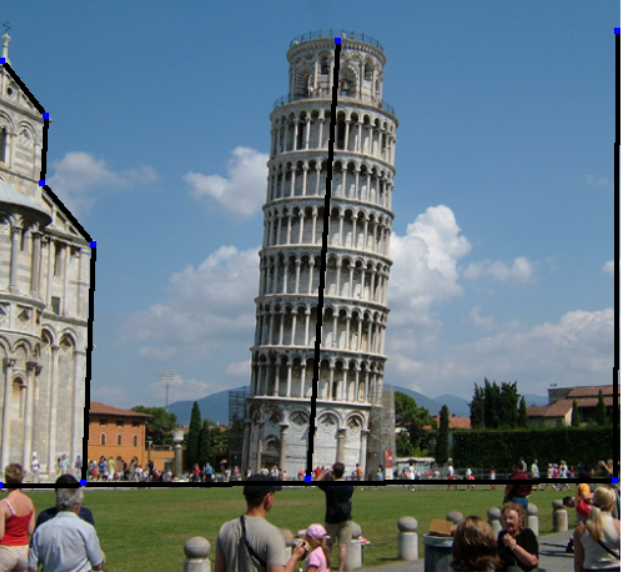
#> input picture data/imgRaw_segLine.png, 622 x 572 px
$ python affine_line_mls_multiSampling.py
#> lines starting #> are read from the running program, lines starting #| are printed output that depends on the picture; after the words box and inside, x2 and y2 are one past the last pixel; in counts of white or black regions, pixels touching at a corner belong together
### tool/drawTools.py
import cv2
import numpy as np
# [40 lines left out: functions drawGrid, drawGridPlus, not called in this run]

def drawLines(img,lines,winName):
    for points in lines:
        cv2.line(img,(int(points[0,0]),int(points[0,1])),(int(points[1,0]),int(points[1,1])),(255,0,0),3)
    cv2.imshow(winName,img)
    cv2.waitKey(0)
    return img

### tool/geo.py
import numpy as np
import math
# [33 lines left out: function pointOnSegLine, not called in this run]

def pointOnSegLineV1(a,b,v,eps = 1e-6):
    vec_ab = a - b

    if math.fabs(vec_ab[0,0])<eps and math.fabs(vec_ab[0,1])>eps:
        if math.fabs(v[0,0] - a[0,0])<eps:
            return 1.0
        else:
            return -1

    elif math.fabs(vec_ab[0,1])<eps and math.fabs(vec_ab[0,0])>eps:
        if math.fabs(v[0,1] - a[0,1])<eps:
            return 1.0
        else:
            return -1
    else:
        # print('x')
        t0 = (v[0,1] - b[0,1])/(a[0,1] - b[0,1])
        t1 = (v[0,0] - b[0,0])/(a[0,0] - b[0,0])
        if math.fabs(math.fabs(t0) - math.fabs(t1))<eps:
            return (t0+t1)*0.5
        else:
            return -1

# self.p_list[k],lineNorm[k],v
def computerthigmaInLine(line_points,lineNorm,vertex):
    norm_5 = math.pow(lineNorm,5.0)
    a = line_points[[0]]
    b = line_points[[1]]
    v = vertex.copy()

    vb = v - b
    ba_t = np.transpose(b-a,(1,0))
    av = a -v

    dot_0 = vb.dot(ba_t)
    dot_1 = av.dot(ba_t)
    thigma_00 = norm_5 /      (3.0 *       dot_0     *     math.pow(dot_1,3.0))
    thigma_01 = -1.0*norm_5 / (6.0 * math.pow(dot_0,2.0) * math.pow(dot_1,2.0))
    thigma_11 = norm_5 / (3.0 * math.pow(dot_0,3.0) * dot_1)
    return thigma_00,thigma_01,thigma_11
def vec_neg(vec):
    return np.array([[-vec[0,1],vec[0,0]]])
def computerthigmaOutLine(line_points,lineNorm,vertex):
    a = line_points[[0]]
    b = line_points[[1]]
    v = vertex.copy()

    av = a -v
    av_t = np.transpose(av,(1,0))

    av_neg = vec_neg(av)

    ab = a -b
    ab_t = np.transpose(ab,(1,0))

    vb = v -b
    vb_t = np.transpose(vb,(1,0))

    bv = b - v
    bv_neg = vec_neg(bv)

    ba = b - a
    ba_t = np.transpose(ba,(1,0))

    delta = av_neg.dot(ab_t)
    bata_00 = av.dot(av_t)
    bata_01 = av.dot(vb_t)
    beta_11 = vb.dot(vb_t)
    # [4 lines of commented-out code are left out]
    theta_left_in_up = (bv.dot(ba_t))/(bv_neg.dot(ba_t))
    theta_left = math.atan(theta_left_in_up)

    theta_right_in_up = (av.dot(ab_t))/(av_neg.dot(ab_t))
    theta_right = math.atan(theta_right_in_up)

    theta = theta_left - theta_right
    left_term = lineNorm / (2.0 * delta**2)
    thigma_00 = left_term * (bata_01/bata_00 - (beta_11 * theta)/delta)
    thigma_01 = left_term * (1.0 - (bata_01 * theta)/delta)
    thigma_11 = left_term * (bata_01/beta_11 - (bata_00 * theta)/delta)
    return thigma_00,thigma_01,thigma_11
# [9 lines of commented-out code are left out]

### affine_line_mls_multiSampling.py
import cv2
import numpy as np
import os
import math

from tool.drawTools import *
from tool.geo import *
def  doublebilinear_interp(x,y,v11, v12, v21,v22):

    return (v11*(1-y) + v12*y) * (1-x) +(v21*(1-y) + v22*y) * x
def getWeight(tx,ty,x,y,img,sigma_s = 5.0):
    if tx>=0 and ty>=0 and tx<img.shape[1] and ty < img.shape[0]:
        x_offset = x - tx
        y_offset = y - ty
        return math.exp(-1.0*(x_offset*x_offset + y_offset*y_offset)/sigma_s)
    else:
        return 0.0
# [38 lines left out: function multiSampling, not called in this run]
def fillImg(new_x,new_y,y,x,img,newImg,mask):
    tx = int(new_x) if new_x - int(new_x) <0.5 else int(new_x)+1
    ty = int(new_y) if new_y - int(new_y) <0.5 else int(new_y)+1

    w = getWeight(tx,ty,x,y,img)
    data = img[y,x]*w
    # print (data)
    newImg[ty,tx,:3] += img[y,x]*w
    newImg[ty,tx,3] += w
    mask[ty,tx] = 255
    return newImg,mask
# [27 lines left out: function fillHole, not called in this run]
class AF_LINE_MLS:
    def __init__(self,imgRaw,p_list=None,q_list = None,a = 1.0,activatePoint = None):
        self.imgRaw = imgRaw
        self.p_list = p_list
        self.q_list = q_list
        self.activatePoint = activatePoint
        self.eps = 1e-2
    def run(self):
        img = self.imgRaw.copy()
        maskImg = np.zeros((img.shape[0],img.shape[1]),dtype=np.uint8)
        newImg = np.zeros((img.shape[0],img.shape[1],4),dtype=float)
        n_line = self.q_list.shape[0]

        lineNorm = np.zeros((self.p_list.shape[0],),dtype=float)

        dimg = drawLines(img.copy(),self.p_list,winName= 'src')
        dtImg = drawLines(img.copy(),self.q_list,winName= 'tar')

        for k in range(n_line):
            lineNorm[k] = np.linalg.norm(self.p_list[k,0]-self.p_list[k,1])
        # print('lineNorm',lineNorm,lineNorm.shape)
        for i in range(0,img.shape[0]):
            print(i,img.shape[0])
            # input('check')
            for j in range(0,img.shape[1]):
                # print('j',j)
                v = np.array([j,i]).reshape((-1,2))
                # v = np.array([68,8]).reshape((-1,2))
                line_thigma = np.zeros((n_line,3),dtype=float)
                endPoint = False
                for k in range(n_line):
                    ai = self.p_list[k,[0]]
                    bi = self.p_list[k,[1]]
                    ci = self.q_list[k,[0]]
                    di = self.q_list[k,[1]]
                    # print(k,ai,bi,ci,di)

                    if np.linalg.norm(ai-v)<self.eps :
                        # newImg[i,j] = np.array([ci[0,0]-j,ci[0,1]-i])
                        # newImg[int(ci[0,1]),int(ci[0,0])] = img[i,j]
                        # multiSampling(ci[0,0],ci[0,1],i,j,img,newImg,gridSize = 3,sigma_s=5.0,sigma_r=10.0)
                        newImg,maskImg = fillImg(ci[0,0],ci[0,1],i,j,img,newImg,maskImg)
                        endPoint = True
                    elif np.linalg.norm(bi-v)<self.eps :
                        endPoint = True
                        # newImg[int(di[0,1]),int(di[0,0])] = img[i,j]
                        # multiSampling(di[0,0],di[0,1],i,j,img,newImg,gridSize = 3,sigma_s=5.0,sigma_r=10.0)
                        newImg,maskImg = fillImg(di[0,0],di[0,1],i,j,img,newImg,maskImg)
                        # newImg[i,j] = np.array([di[0,0]-j,di[0,1]-i])
                    # input('check')
                    if endPoint :
                        # newImg[i,j] = np.array([0.0,0.0])
                        break
                    t = pointOnSegLineV1(ai,bi,v)
                    # print('t',t,ai,bi,v)

                    if t>-self.eps : # v in the line
                        t = math.fabs(t)
                        thigma_00,thigma_01,thigma_11 = computerthigmaInLine(self.p_list[k],lineNorm[k],v)
                        line_thigma[k] = np.array([thigma_00,thigma_01,thigma_11]).reshape((-1))
                        # print('thigma_00,thigma_01,thigma_11 in line',thigma_00,thigma_01,thigma_11)
                    else:
                        thigma_00,thigma_01,thigma_11 = computerthigmaOutLine(self.p_list[k],lineNorm[k],v)
                        line_thigma[k] = np.array([thigma_00,thigma_01,thigma_11]).reshape((-1))
                        # print('thigma_00,thigma_01,thigma_11 out line',thigma_00,thigma_01,thigma_11)
                # print('line_thigma',line_thigma,line_thigma.shape)
                # input('chekc')
                if endPoint :
                    continue
                p_star = np.zeros((1,2),dtype=float)
                q_star = np.zeros((1,2),dtype=float)
                weight_sum = 0.0
                w_mat = np.zeros((n_line,2,2))
                for k in range(n_line):
                    thigma_00,thigma_01,thigma_11 = line_thigma[k]
                    w_mat[k,0,0],w_mat[k,0,1],w_mat[k,1,0],w_mat[k,1,1] = thigma_00,thigma_01,thigma_01,thigma_11
                    # print('thigma_00,thigma_01,thigma_11',thigma_00,thigma_01,thigma_11)
                    # print('w_mat',w_mat[k])
                    p_tmp = self.p_list[k,[0]]*(thigma_00 + thigma_01) + self.p_list[k,[1]] * (thigma_01 + thigma_11)
                    weight_sum += thigma_00 + thigma_01 + thigma_01 + thigma_11
                    q_tmp = self.q_list[k,[0]]*(thigma_00 + thigma_01) + self.q_list[k,[1]] * (thigma_01 + thigma_11)
                    p_star += p_tmp
                    q_star += q_tmp
                    # input('check')
                p_star /= weight_sum
                q_star /= weight_sum
                _p_hat = np.zeros((n_line,2,2),dtype=float)
                _q_hat = np.zeros((n_line,2,2),dtype=float)
                AMat = np.zeros((2,2,),dtype=float)
                for k in range(n_line):
                    _p_hat[k] = self.p_list[k] - p_star
                    _q_hat[k] = self.q_list[k] - q_star
                    mat_hat_ab = np.mat(_p_hat[k])
                    mat_hat_ab_t = mat_hat_ab.T
                    tmp_mat = mat_hat_ab_t.dot(w_mat[k])
                    tmp_mat = tmp_mat.dot(mat_hat_ab)
                    AMat += tmp_mat
                AMat_inv = np.mat(AMat).I
                v_p_star = v - p_star
                out = np.zeros((1,2),dtype=float)
                for k in range(n_line):
                    mat_hat_cd = np.mat(_q_hat[k])

                    mat_hat_ab = np.mat(_p_hat[k])
                    mat_hat_ab_t = mat_hat_ab.T

                    Aj = v_p_star.dot(AMat_inv)
                    Aj = Aj.dot(mat_hat_ab_t)
                    Aj = Aj.dot(w_mat[k])
                    out += Aj.dot(mat_hat_cd)
                out += q_star

                if out[0,0]>0 and out[0,0]<img.shape[1]-1 and out[0,1]>0 and out[0,1]<img.shape[0]-1:
                    # [4 lines of commented-out code are left out]
                    newImg,maskImg = fillImg(out[0,0],out[0,1],i,j,img,newImg,maskImg)
                    # newImg = multiSampling(out[0,0],out[0,1],i,j,img,newImg,gridSize = 3,sigma_s=5.0,sigma_r=10.0)
                    # newImg[i,j] = np.array([out[0,0]-j,out[0,1]-i])
                    # newImg[i,j] = np.array([out[0,1]-i,out[0,0]-j])
        colorImg = newImg[:,:,:3].copy()
        for k in range(3):
            colorImg[:,:,k] = colorImg[:,:,k]/newImg[:,:,3]
        colorImg = colorImg.astype(np.uint8)
        colorImg = fillHole(colorImg,maskImg)
        colorImg = drawLines(colorImg.copy(),self.q_list,winName='deform')
        cv2.imshow('colorImg',colorImg)

        imgCompose = np.hstack([dimg,dtImg,colorImg])
        cv2.imshow('imgCompose',imgCompose)
        cv2.imwrite('./data/affineLine_small.png',imgCompose)

        cv2.waitKey(0)
        # self.getDeformImg(newImg,img,dimg,dtImg)

    # [57 lines left out: function getDeformImg, not called in this run]


# [14 lines of commented-out code are left out]

img = cv2.imread('./data/imgRaw_segLine.png')
#> img is the input picture: shape (572, 622, 3); mean B, G, R 129, 118.5, 101.7
cv2.imshow('raw',img)
img_deform_affine_office = cv2.imread('./data/imgRaw_segLine_deform_paper.png')
scale = 0.4
img = cv2.resize(img,(int(img.shape[1]*scale),int(img.shape[0]*scale)))
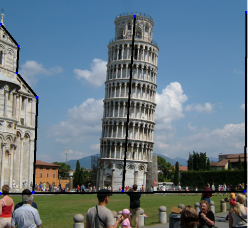
#> img: shape (228, 248, 3); mean B, G, R 128.9, 118.4, 101.7

# q_list = np.array([[2,61,48,116],[48,116,42,182],[42,182,95,245],[95,245,85,480],[85,480,0,487],[85,480,309,480],[309,479,332,152],[309,480,616,482],[616,482,618,33]])
p_list = np.array([[2,61,48,116],[48,116,42,182],[42,182,95,245],[95,245,85,480],[85,480,0,487],[85,480,309,480],[309,479,340,40],[309,480,616,482],[616,482,618,33]])
q_list = np.array([[2,61,48,116],[48,116,42,182],[42,182,95,245],[95,245,85,480],[85,480,0,487],[85,480,309,480],[309,479,250,160],[309,480,616,482],[616,482,618,33]])

p_list = p_list.reshape((p_list.shape[0],-1,2))*scale
q_list = q_list.reshape((p_list.shape[0],-1,2))*scale

activatePoint = np.array([340,40,250,160]).reshape((1,-1,2))*0.2
print('activatePoint',activatePoint)
drawLines(img.copy(),activatePoint,winName='activate')
# [4 lines of commented-out code are left out]

af_line_deform = AF_LINE_MLS(img,p_list,q_list,activatePoint)
af_line_deform.run()
#> call 2 of drawLines, with lines = array of shape (9, 2, 2), winName = 'src'
#> after the loop in drawLines (call 2), `for points in lines:`:
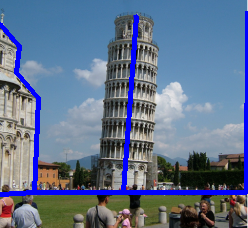
#> img: shape (228, 248, 3); mean of channels 0, 1, 2 140.9, 114.3, 97.6; drawn as B, G, R
#> call 3 of drawLines, with lines = array of shape (9, 2, 2), winName = 'tar'
#> after the loop in drawLines (call 3), `for points in lines:`:
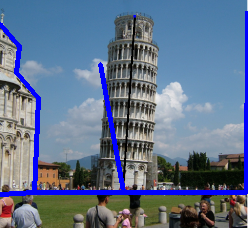
#> img: shape (228, 248, 3); mean of channels 0, 1, 2 139.5, 114.1, 97.5; drawn as B, G, R
#> after the loop in run, `for i in range(0,img.shape[0]):`:
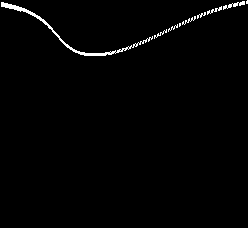
#> maskImg: shape (228, 248); 1.3% white in thin lines or dots, all inside (x1, y1, x2, y2) = (1, 0, 248, 56)
#> (the run stopped early here; a loop or call above may not have finished)

$ run again, with data/affineLine.png copied over data/imgRaw_segLine.png
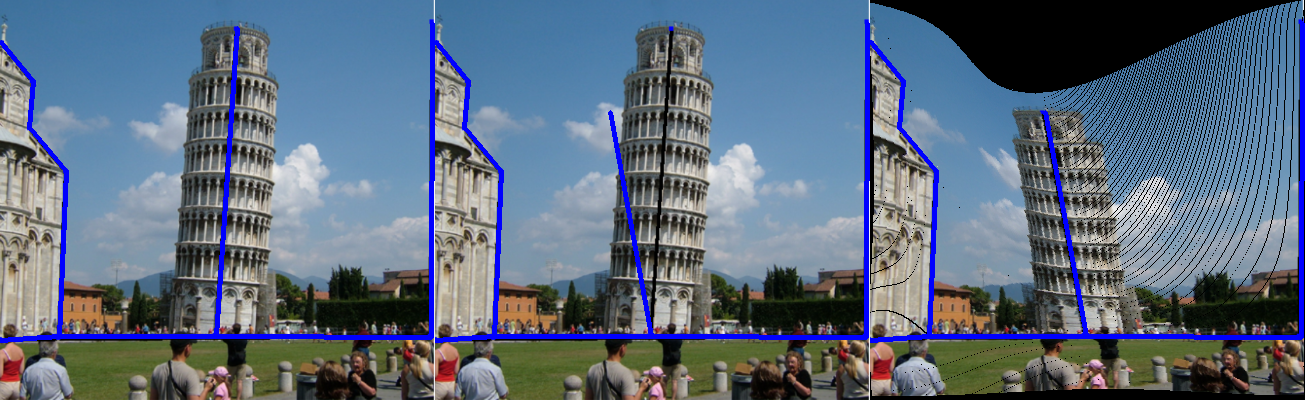
#> input picture data/affineLine.png, 1305 x 400 px
#> img is the input picture: shape (400, 1305, 3); mean B, G, R 127.3, 108.6, 93.4
#> after the loop in drawLines (call 2), `for points in lines:`:
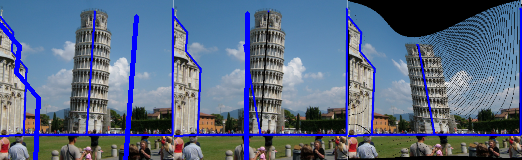
#> img: shape (160, 522, 3); mean of channels 0, 1, 2 130.5, 105.6, 90.8; drawn as B, G, R
#> after the loop in run, `for i in range(0,img.shape[0]):`:
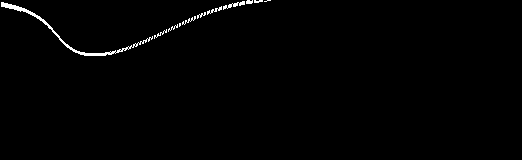
#> maskImg: shape (160, 522); 0.93% white in thin lines or dots, all inside (x1, y1, x2, y2) = (1, 0, 271, 56)

$ run again, with data/cat_rigid_pad.png copied over data/imgRaw_segLine.png
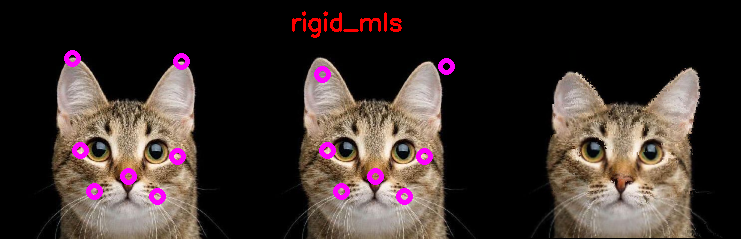
#> input picture data/cat_rigid_pad.png, 741 x 239 px
#> img is the input picture: shape (239, 741, 3); mean B, G, R 44.3, 47.5, 59.4
#> after the loop in drawLines (call 2), `for points in lines:`:
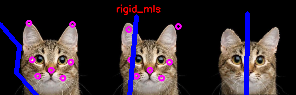
#> img: shape (95, 296, 3); mean of channels 0, 1, 2 52.7, 44.8, 56.1; drawn as B, G, R
#> after the loop in run, `for i in range(0,img.shape[0]):`:
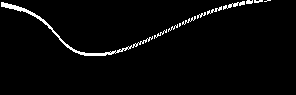
#> maskImg: shape (95, 296); 2.7% white in thin lines or dots, all inside (x1, y1, x2, y2) = (1, 0, 271, 56)
